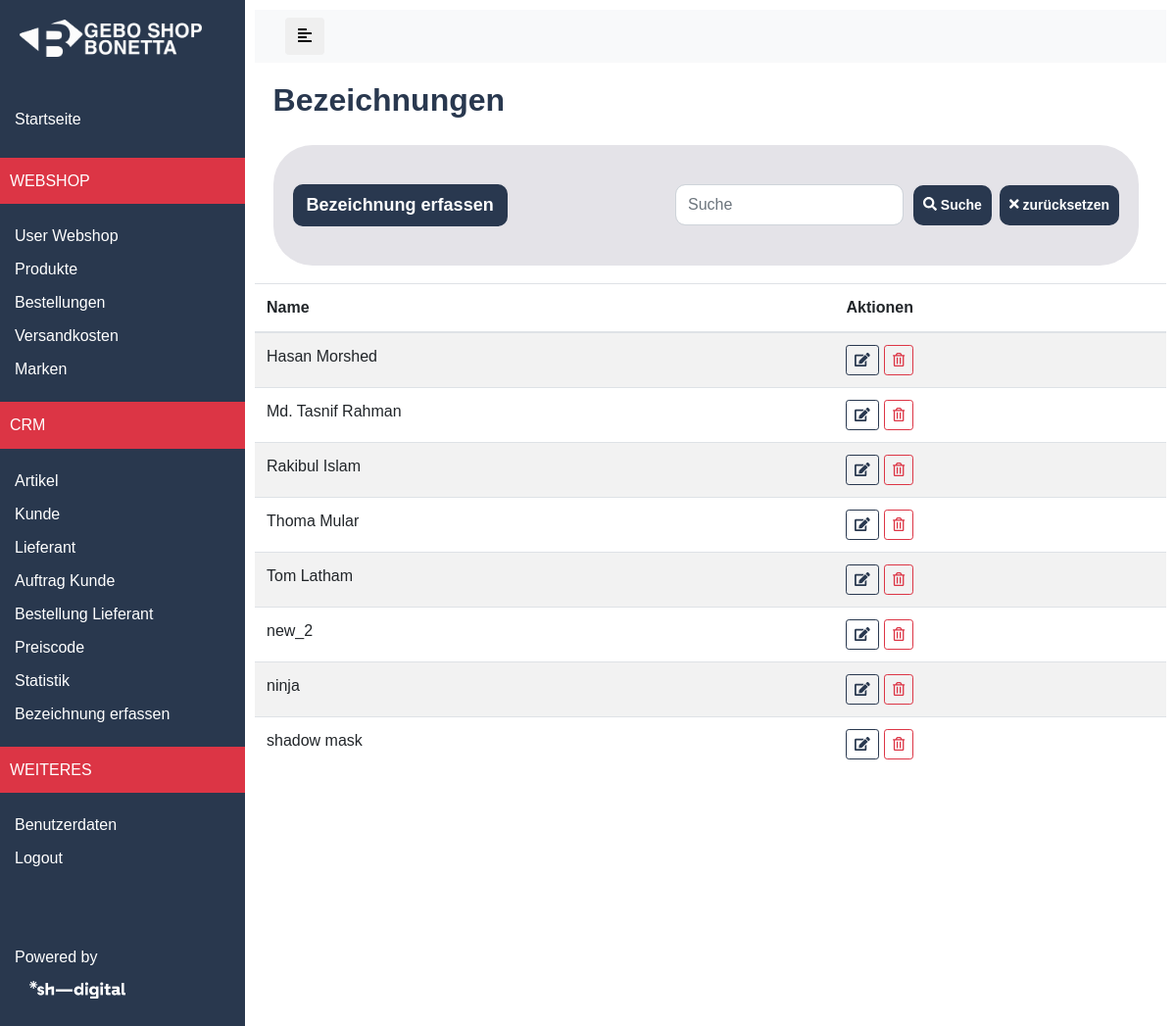
Page /bezeichnung/ on the committed database.
### store/models.py (models this page shows, shortened)
class Bezeichnung(models.Model):
    name = models.CharField(max_length=255, unique=True)

### store/views.py (the view)
# urls.py: path('bezeichnung/', views.bezeichnung_list, name='bezeichnung_list'),
def bezeichnung_list(request):
    search_query = request.GET.get('search', '')
    if search_query:
        bezeichnungen = Bezeichnung.objects.filter(
            Q(name__icontains=search_query)
        ).order_by('-id')
    else:
        bezeichnungen = Bezeichnung.objects.all().order_by('name')
    return render(request, 'crm/bezeichnungen.html', {'bezeichnungen': bezeichnungen})

### store/context_processors.py (called while the page is built)
def extras(request):
	cat_menu = Category.objects.all()
	return {'cat_menu': cat_menu}

def sub_extras(request):
	subcat_menu = Subcategory.objects.all()
	return {
		'subcat_menu': subcat_menu,
		}

def extras_marke(request):
	marke_menu = Marke.objects.all().count()
	return {'marke_menu': marke_menu}

def first_cat(request):
    catquery = Category.objects.order_by('name').first()
    if catquery:  # Check if catquery is not None
        first_cat = catquery.name
    else:
        first_cat = None  # Or a default value if no category exists
    return {'first_cat': first_cat}

### store/templates/crm/bezeichnungen.html (shortened to what this page needs)
{% extends 'base-cms.html' %}
{% block content %}
<div class="flexbox">
    <div class="h2">
        Bezeichnungen
    </div>
</div>
<div class="flexbox flexbox-header" style="display: flex; justify-content: space-between; align-items: center;">
    <a class="btn btn-sm price-code-btn" href="{% url 'store:bezeichnung_create' %}">
        Bezeichnung erfassen
    </a>
    <form class="form-inline d-flex align-items-center" action="{% url 'store:bezeichnung_list' %}" method="get" style="margin-left: auto;">
        <div style="display: flex; align-items: center;">
        <div class="search-box" style="margin-right: 10px;">
            <input id="textsuche" class="form-control" type="text" placeholder="Suche" aria-label="Search" name="search">
        </div>
        <button type="submit" class="btn btn-sm suche-btn mr-2" style="border: none;">
            <span class="fas fa-search"></span> Suche
        </button>
        <a href="{% url 'store:bezeichnung_list' %}" class="btn btn-light btn-sm reset-btn" style="border: none;">
            <span class="fas fa-times"></span> zurücksetzen
        </a>
        </div>
    </form>
</div>
<table class="table table-striped">
    <thead>
        <tr>
            <th scope="col">Name</th>
            <th scope="col">Aktionen</th>
        </tr>
    </thead>
    <tbody>
        {% if bezeichnungen %}
            {% for bezeichnung in bezeichnungen %}
                <tr>
                    <td>{{ bezeichnung.name }}</td>
                    <td>
                        <a href="{% url 'store:bezeichnung_edit' bezeichnung.pk %}" class="btn btn-sm btn-outline-primary">
                            <i class="fas fa-edit"></i>
                        </a>
                        <form action="{% url 'store:bezeichnung_delete' bezeichnung.pk %}" method="post" style="display: inline;">
                            <button type="submit" onclick="return confirm('Sind Sie sicher?');" class="btn btn-sm btn-outline-danger">
                                <i class="far fa-trash-alt"></i>
                            </button>
                        </form>
                    </td>
                </tr>
            {% endfor %}
        {% else %}
            <tr>
                <td colspan="2">Keine Bezeichnungen gefunden.</td>
            </tr>
        {% endif %}
    </tbody>
</table>
{% endblock %}

### static/css/cms-style.css (style rules this page uses)
html, body { height: 100%; width: 100%; font-family: 'Raleway', sans-serif; --main-menu-white: white; --blue: #29384e; --lightblue: #BFDAF3; --white: #ffffff; --yellow: #ffc107; --grey: #f6f6f6; --lightgrey: #e6e6e6; --darkergrey: #A0A0A0; --green: #3AAFA9; --muted: #999999; --hellblau: #ebf5ff; }
a, a:hover, a:focus { color: inherit; text-decoration: none; -webkit-transition: all 0.3s; -o-transition: all 0.3s; transition: all 0.3s; }
.btn-outline-primary { border-color: #29384f !important; color: #29384f !important; background-color: transparent !important; transition: all 0.3s ease; }
.flexbox { width: 95%; margin: 2%; }
.flexbox { display: -webkit-box; display: -ms-flexbox; display: flex; -webkit-box-orient: horizontal; -webkit-box-direction: normal; -ms-flex-direction: row; flex-direction: row; -ms-flex-wrap: wrap; flex-wrap: wrap; -webkit-box-align: stretch; -ms-flex-align: stretch; align-items: stretch; -webkit-box-pack: justify; -ms-flex-pack: justify; justify-content: space-between; }

### store/templates/crm/bezeichnungen.html (style rules this page uses)
.flexbox { align-items: center; border-radius: 40px; }
.price-code-btn { background-color: #29384f; border-color: #29384f; border-width: 2px; font-weight: 600 !important; padding: .375rem .75rem; font-size: 18px; color: #fff; transition: .3s all; border-radius: 10px; }
.form-control { padding: .5rem .75rem; font-size: 1rem; }
#textsuche { border-radius: 10px; }
.suche-btn, .reset-btn { background-color: #29384f; border: 2px solid #29384f !important; padding: 8px; font-weight: 600; color: #fff; border-radius: 10px; transition: .3s all; }
.flexbox-header { padding: 40px 20px; background-color: #e4e3e8; }
.flexbox .h2 { color: #29384f; font-weight: 800; }
.search-box { margin-right: 210px; }

### rows in the picture
Bezeichnung: name "Hasan Morshed"
Bezeichnung: name "Md. Tasnif Rahman"
Bezeichnung: name "Rakibul Islam"
Bezeichnung: name "Thoma Mular"
Bezeichnung: name "Tom Latham"
Bezeichnung: name "new_2"
Bezeichnung: name "ninja"
Bezeichnung: name "shadow mask"
